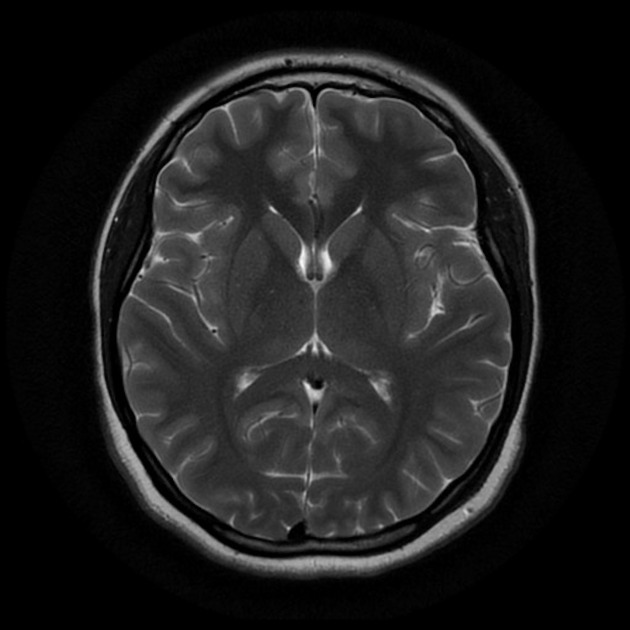
#> input picture proj_FT/brain_NMR_image.jpeg, 630 x 630 px
$ jupyter execute 'Fourier Transform.ipynb'
#> lines starting #> are read from the running program, lines starting #| are printed output that depends on the picture
# Discrete Forier Transform

[cell 1]
import numpy as np
import matplotlib.pyplot as plt
from PIL import Image

[cell 2]
#takes in numpy array, x (N)x1, which holds data in position/time space, performs naive fourier transform
#and returns data in frequency space, as well as corresponding frequncy bins, only considering positive
#note can be easily changed to inverse transform by switching sign of the exponential

#done via encoding discrete fourier transform as a matrix ((N)x(N)), the columns representing evaluation of the exp
#at different indicies n of the data in time/pos space, the rows being the exp evaluated at different indicies k
#of the data transformed into frequency space


def discrete_FT(x):
    N = x.shape[0]
    n = np.arange(N)                    #time/pos space indicies (row vect)
    k = n.reshape((N,1))                #frequency space indicies (col vect)
    M = np.exp((-2j * np.pi * k* n) / N)   #creation of transform matrix
    freq = np.fft.fftfreq(N, d=1/1024)
    return freq[:N//2], np.abs(np.dot(M,x))[:N//2] #application of matrix to data, only want posive for this example

[cell 3]
def generate_signal(num_samples=1024, sampling_rate=1024, frequencies=[5, 15, 40], amplitudes=[.75, 0.5, 0.3]):
#> called with num_samples = 1024, sampling_rate = 1024
    t = np.linspace(0, num_samples / sampling_rate, num_samples, endpoint=False)  # Time axis
    signal = np.zeros(num_samples)

    # Sum sinusoidal components with given frequencies and amplitudes
    for amplitude, frequency in zip(amplitudes, frequencies):
        signal += amplitude * np.sin(2 * np.pi * frequency * t)
    signal += np.cos(2 * np.pi * 2 * t)
    return t, signal

def plot(title, x, y, x_lab, y_lab, xlim = None):
#> called with title = 'Sample Signal', x = array of shape (1024,), y = array of shape (1024,), x_lab = 'time(s)', y_lab = 'amplitude(arbitray)'
    plt.plot(x, y)
    plt.title(title)
    plt.xlabel(x_lab)
    plt.ylabel(y_lab)
    if xlim != None:
        plt.xlim(0,50)
    plt.show()
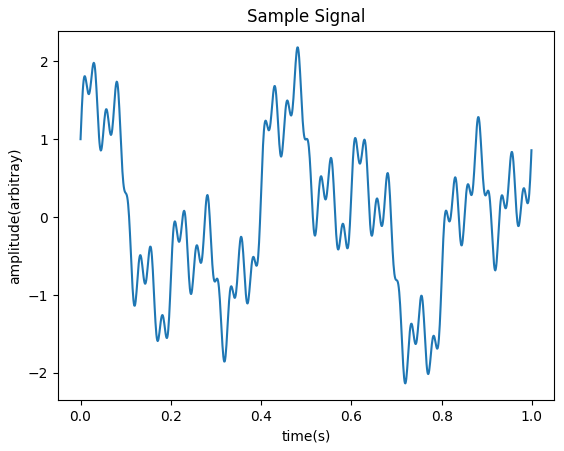
#> figure drawn by matplotlib, 1 panel; curve peaks at x = 0.48, y = 2.18

## Example on Sample Signal

[cell 4]
t_steps, sample_signal = generate_signal()
plot('Sample Signal',t_steps, sample_signal, 'time(s)', 'amplitude(arbitray)' )

freq, trans_signal = discrete_FT(sample_signal)
plot('Sample Signal - Frequency Decomposition',freq, trans_signal, 'frequency(Hz)', 'magnitude(arbitray)', xlim = True )
#> call 2 of plot, with title = 'Sample Signal - Frequency Decomposition', x = array of shape (512,), y = array of shape (512,), x_lab = 'frequency(Hz)', y_lab = 'magnitude(arbitray)', xlim = True
#> in plot (call 2), `plt.show()`:
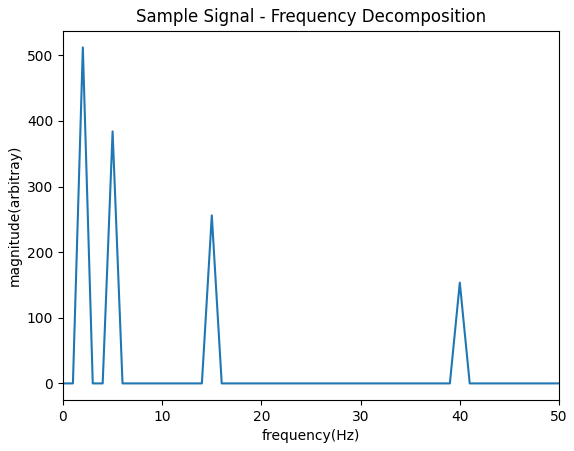
#> figure drawn by matplotlib, 1 panel; curve peaks at x = 2, y = 512

# Discrete Fast Fourier Transform - dim = 1

[cell 5]
def IFFT(x):
    N = x.shape[0]

    if np.log2(N) % 1 > 0:
        raise ValueError("must be a power of 2")

    # N_min is number of datapoints (in freq domain) normal discrete IFT will be performed on
    N_min = min(N, 32)

    # performing same as above algo, but inverse, and forcing to be broken into blocks of size N_min (length of sub IFT)
    n = np.arange(N_min)
    k = n[:, None]
    M = np.exp(2j * np.pi * n * k / N_min)  # Positive sign for IFT

    # forces correct dimension of x so all data can be multiplied in parallel with desired block size - computing
    # all sub IFTs at once via matrix multiplication
    X = np.dot(M, x.reshape((N_min, -1)))

    # Continually using sub IFTs, via splitting into odd and even parts and calculating 'twiddle factor', then concat
    # them until eniter transform is complete
    while X.shape[0] < N:
        X_even = X[:, :X.shape[1] // 2]
        X_odd = X[:, X.shape[1] // 2:]
        factor = np.exp(1j * np.pi * np.arange(X.shape[0]) / X.shape[0])[:, None]  # Positive sign (twiddle factor)
        X = np.vstack([X_even + factor * X_odd,
                       X_even - factor * X_odd])

    return X.ravel() # flatten then normalize by N


def FFT(x):
    N = x.shape[0]

    if np.log2(N) % 1 > 0:
        raise ValueError("must be a power of 2")

    # N_min is number of datapoints (in freq domain) normal discrete IFT will be performed on
    N_min = min(N, 32)

    # performing same as above algo, but inverse, and forcing to be broken into blocks of size N_min (length of sub IFT)
    n = np.arange(N_min)
    k = n[:, None]
    M = np.exp(-2j * np.pi * n * k / N_min)

    # forces correct dimension of x so all data can be multiplied in parallel with desired block size - computing
    # all sub IFTs at once via matrix multiplication
    X = np.dot(M, x.reshape((N_min, -1)))

    # Continually using sub IFTs, via splitting into odd and even parts and calculating 'twiddle factor', then concat
    # them until eniter transform is complete
    while X.shape[0] < N:
        X_even = X[:, :X.shape[1] // 2]
        X_odd = X[:, X.shape[1] // 2:]
        factor = np.exp(-1j * np.pi * np.arange(X.shape[0]) / X.shape[0])[:, None]  #(twiddle factor)
        X = np.vstack([X_even + factor * X_odd,
                       X_even - factor * X_odd])

    return X.ravel()

## Example on Sample Signal

[cell 6]
plot('Sample Signal',t_steps, sample_signal, 'time(s)', 'amplitude(arbitray)' )

FFT_trans_signal = FFT(sample_signal)
N = sample_signal.shape[0]
FFT_freq = np.fft.fftfreq(N, d=1/1024)
plot('Sample Signal - Frequency Decomposition',FFT_freq[:N//2], np.abs(FFT_trans_signal)[:N//2], 'frequency(Hz)', 'magnitude(arbitray)', xlim = True )
#> further down, image is the input picture: PIL image 630x630 L; min 0, max 248, mean 29.7

# Extension to dim = 2

[cell 7]
#simply just going to apply to both dimensions of input
def FFT_2D(x, forward = True):
    rows, cols = x.shape
    if (np.log2(rows) % 1 > 0) or (np.log2(cols) % 1 > 0):
        raise ValueError("Both dimensions of the input array must be powers of 2")

    if forward == True:
        X_rows = np.array([FFT(row) for row in x])    #row basis
        X_2D = np.array([FFT(col) for col in X_rows.T]).T  #col basis, of the already transformed
    if forward == False:
        X_rows = np.array([IFFT(row) for row in x])
        X_2D = np.array([IFFT(col) for col in X_rows.T]).T

    return X_2D / (rows * cols) if not forward else X_2D  # Normalize by total number of elements for 2D IFFT

def pow_2_reshape(image_array):
    img_x, img_y = image_array.shape
#> img_x = 630; img_y = 630
    pows = np.arange(0,12)
    pows_of_2 = 2**pows

    diff_x = np.abs(pows_of_2 - img_x)
    diff_y = np.abs(pows_of_2 - img_y)
    closest_x = pows_of_2[np.argmin(diff_x)]
#> closest_x = 512
    closest_y = pows_of_2[np.argmin(diff_y)]
#> closest_y = 512

    return (closest_x, closest_y)

[cell 8]
image = Image.open("brain_NMR_image.jpeg").convert("L")  # "L" mode is for grayscale
image_resized = image.resize(pow_2_reshape(np.array(image)))
image_array = np.array(image_resized)

transformed_image = FFT_2D(image_array)
recovered_image = FFT_2D(transformed_image, forward = False)

fig, axs = plt.subplots(2, 2, figsize=(12, 12))
#original image
axs[0, 0].imshow(image_array, cmap="gray")
axs[0, 0].set_title("Original Image")
#image after FFT
axs[0, 1].imshow(np.log(np.abs(transformed_image) + 1), cmap="gray")
axs[0, 1].set_title("Transformed Image")
#image recovered from aforementioned transformation
axs[1, 0].imshow(np.abs(recovered_image), cmap = 'gray')
axs[1, 0].set_title("Image Recovered (Inverse Transform)")
axs[1, 1].remove()

plt.tight_layout()
plt.show()
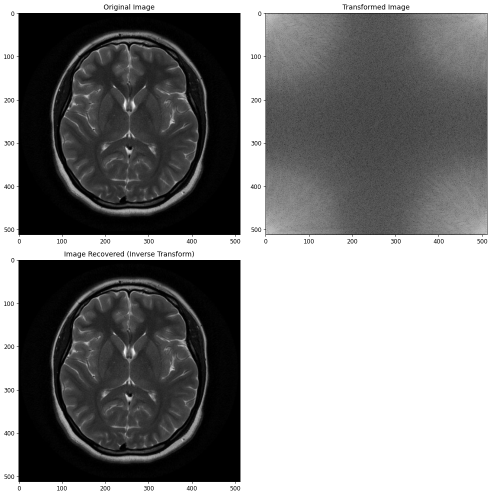
#> figure drawn by matplotlib, 3 panels
